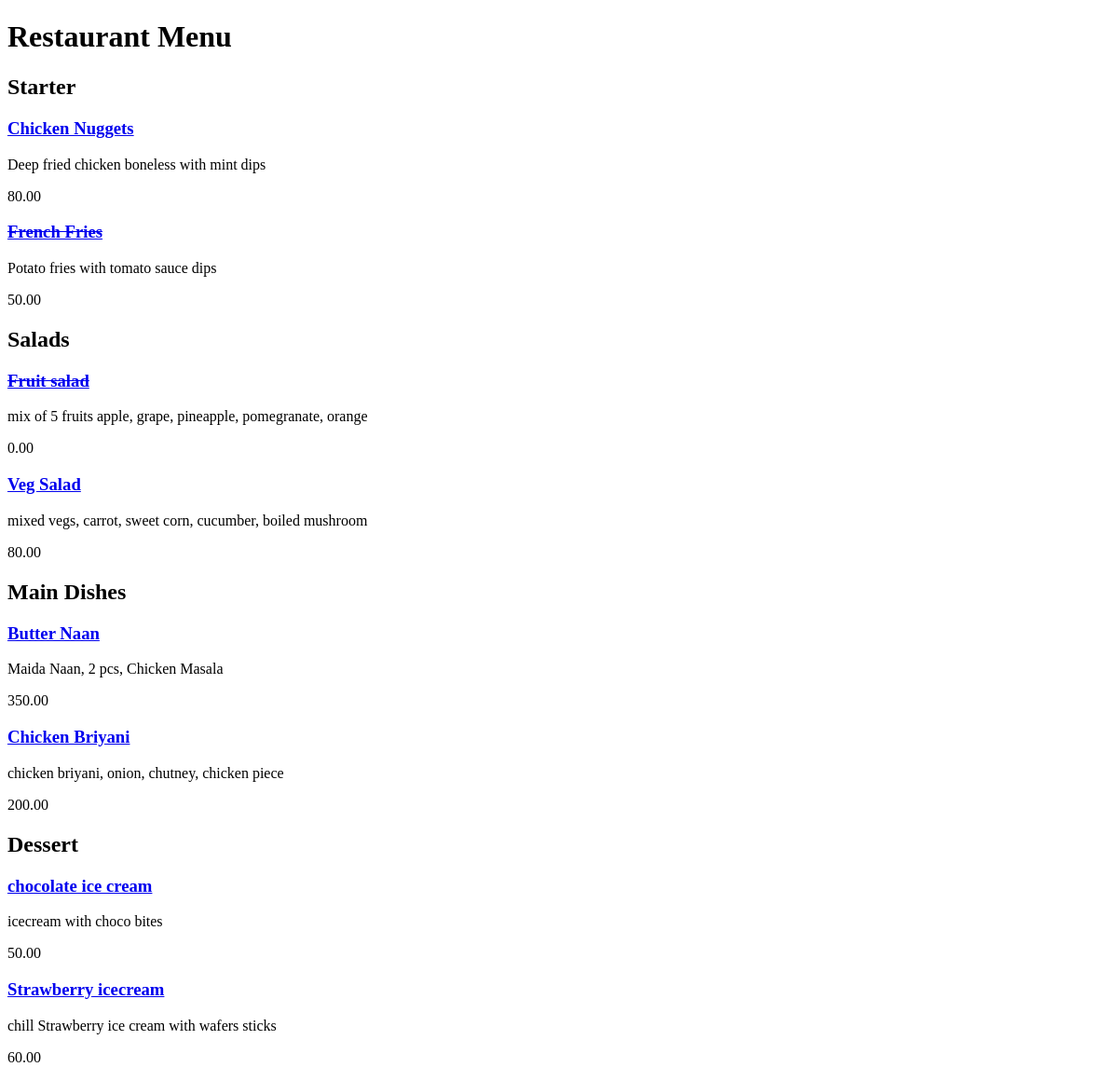
Before: / with the older database file.
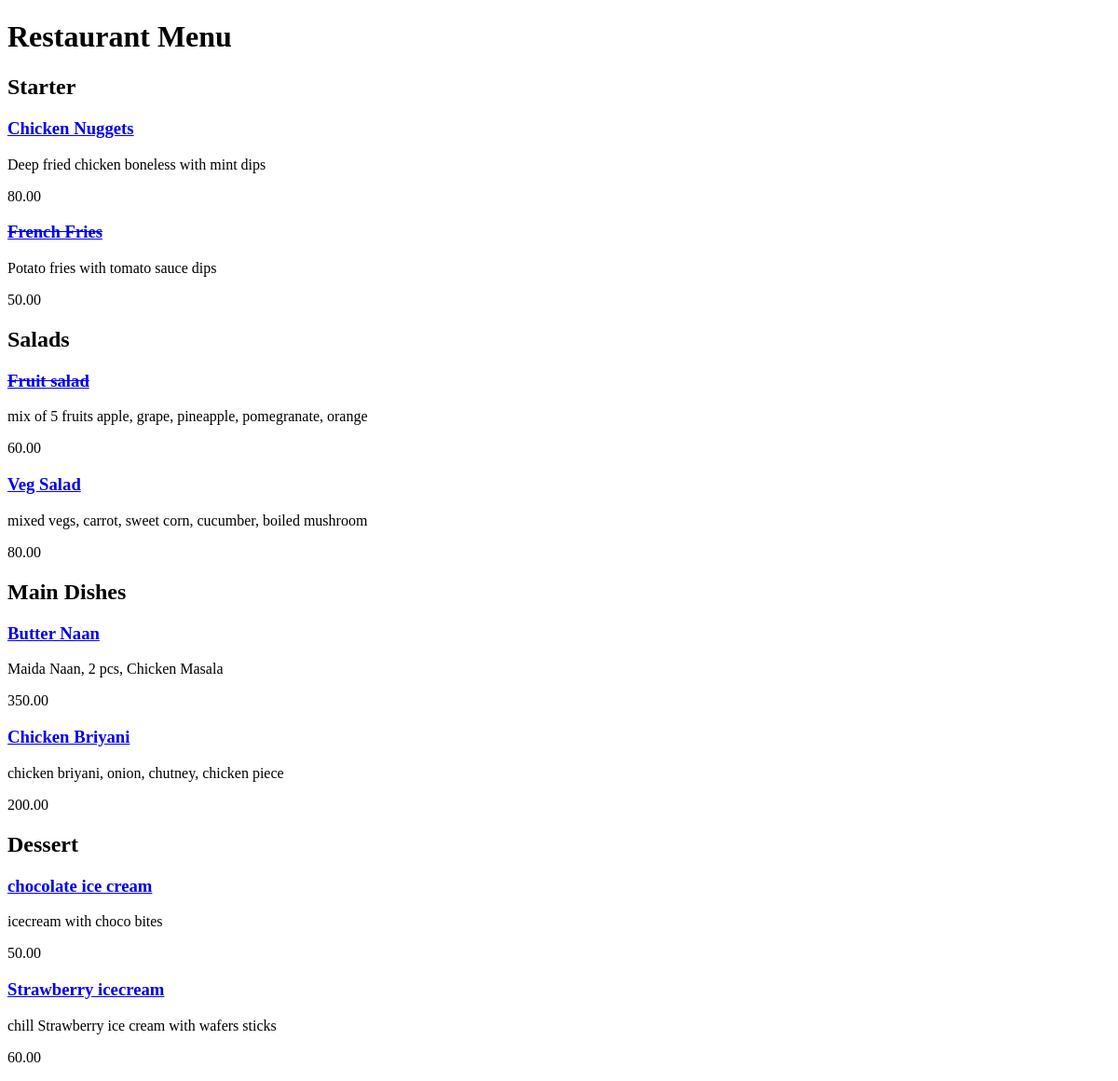
After: the same page with the newer database file.
### restaurant_menu/models.py (models this page shows, shortened)
class Item(models.Model):
    meal = models.CharField(max_length=80, unique=True)
    description = models.CharField(max_length=80)
    price = models.DecimalField(max_digits=10, decimal_places=2)
    meal_type = models.CharField(max_length=100, choices=MEAL_TYPE)
    author = models.ForeignKey(User, on_delete=models.PROTECT)
    status = models.IntegerField(choices=STATUS, default=1)
    date_created = models.DateTimeField(auto_now_add=True)
    date_updated = models.DateTimeField(auto_now=True)

### restaurant_menu/views.py (the view)
# urls.py: path('', views.MenuList.as_view(), name='home'),
class MenuList(generic.ListView):
    queryset = Item.objects.order_by("-date_created")
    template_name = "Index.html"
    def get_context_data(self, **kwargs):
        context = super().get_context_data(**kwargs)
        context['meals']= MEAL_TYPE
        return context

### restaurant_menu/templates/index.html (shortened to what this page needs)
<!DOCTYPE html>
<html lang="en">
<head>
</head>
<body>
    <h1>Restaurant Menu</h1>
        {% for meal in meals%}
        <h2>{{meal.1}}</h2>
            {% for row in item_list %}
                {% if row.meal_type == meal.0 %}
                    {% if row.status == 0 %}
                        <a href="{% url 'menu_detail' row.pk %}"><h3><del>{{ row.meal }}</del></h3></a>
                            <p> {{ row.description }}</p>
                            <p> {{ row.price }}</p>
                        {% else %}
                            <a href="{% url 'menu_detail' row.pk  %}"><h3>{{ row.meal }}</h3></a>
                            <p> {{ row.description }}</p>
                            <p> {{ row.price }}</p>
                    {% endif %}
                {% endif %}
            {% endfor %}
        {% endfor %}
</body>
</html>

Changed rows visible on the page:
changed Item "Fruit salad": price "0.00" → "60.00"
